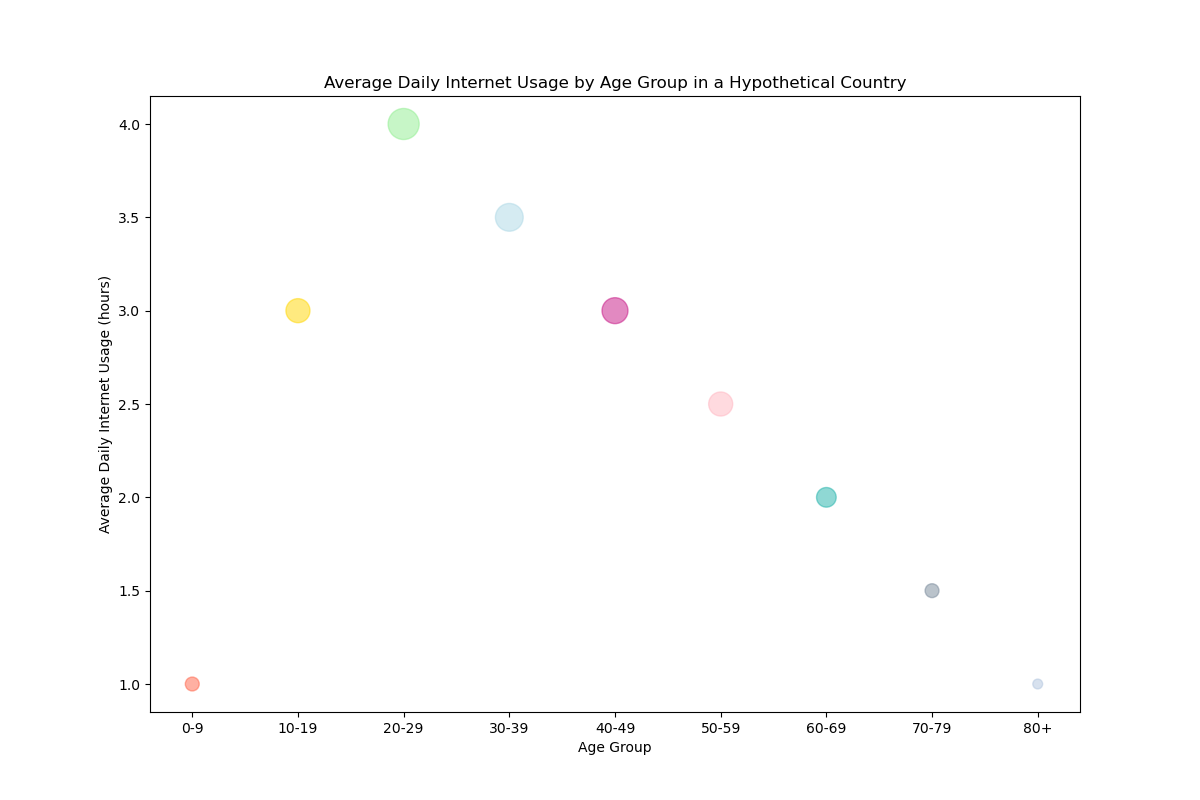

Reproduce this figure in Python.

import matplotlib.pyplot as plt

# Hypothetical data representing average daily hours of internet usage by age group
age_groups = ['0-9', '10-19', '20-29', '30-39', '40-49', '50-59', '60-69', '70-79', '80+']
internet_usage = [1, 3, 4, 3.5, 3, 2.5, 2, 1.5, 1]
number_of_users = [100000, 300000, 500000, 400000, 350000, 300000, 200000, 100000, 50000]

# Custom color for each age group
colors = ['#FF6347', '#FFD700', '#90EE90', '#ADD8E6', '#C71585', '#FFB6C1', '#20B2AA', '#778899', '#B0C4DE']

# Set the figure size
plt.figure(figsize=(12, 8))

# Scatter plot with bubble sizes
bubble_sizes = [n / 1000 for n in number_of_users]  # Scaling the number of users for bubble size
plt.scatter(age_groups, internet_usage, s=bubble_sizes, c=colors, alpha=0.5)

# Labels and title
plt.xlabel('Age Group')
plt.ylabel('Average Daily Internet Usage (hours)')
plt.title('Average Daily Internet Usage by Age Group in a Hypothetical Country')

# Show plot
plt.show()
